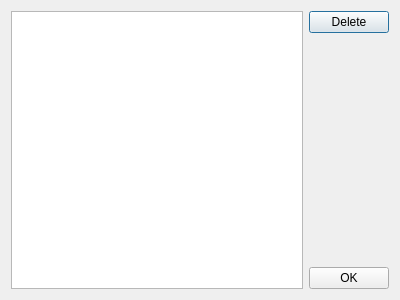
<?xml version="1.0" encoding="UTF-8"?>
<ui version="4.0">
 <class>SavedLayoutsDialog</class>
 <widget class="QDialog" name="SavedLayoutsDialog">
  <property name="geometry">
   <rect>
    <x>0</x>
    <y>0</y>
    <width>400</width>
    <height>300</height>
   </rect>
  </property>
  <property name="windowTitle">
   <string>Saved Layouts</string>
  </property>
  <layout class="QHBoxLayout" name="horizontalLayout_2">
   <item>
    <widget class="QListView" name="layoutView">
     <property name="alternatingRowColors">
      <bool>true</bool>
     </property>
    </widget>
   </item>
   <item>
    <layout class="QVBoxLayout" name="buttonLayout">
     <property name="spacing">
      <number>6</number>
     </property>
     <property name="leftMargin">
      <number>0</number>
     </property>
     <property name="topMargin">
      <number>0</number>
     </property>
     <property name="rightMargin">
      <number>0</number>
     </property>
     <property name="bottomMargin">
      <number>0</number>
     </property>
     <item>
      <widget class="QPushButton" name="deleteButton">
       <property name="text">
        <string>Delete</string>
       </property>
      </widget>
     </item>
     <item>
      <spacer name="buttonSpacer">
       <property name="orientation">
        <enum>Qt::Vertical</enum>
       </property>
       <property name="sizeHint" stdset="0">
        <size>
         <width>20</width>
         <height>40</height>
        </size>
       </property>
      </spacer>
     </item>
     <item>
      <widget class="QPushButton" name="okButton">
       <property name="text">
        <string>OK</string>
       </property>
      </widget>
     </item>
    </layout>
   </item>
  </layout>
 </widget>
 <resources/>
 <connections>
  <connection>
   <sender>okButton</sender>
   <signal>clicked()</signal>
   <receiver>SavedLayoutsDialog</receiver>
   <slot>accept()</slot>
   <hints>
    <hint type="sourcelabel">
     <x>351</x>
     <y>38</y>
    </hint>
    <hint type="destinationlabel">
     <x>233</x>
     <y>29</y>
    </hint>
   </hints>
  </connection>
 </connections>
</ui>
